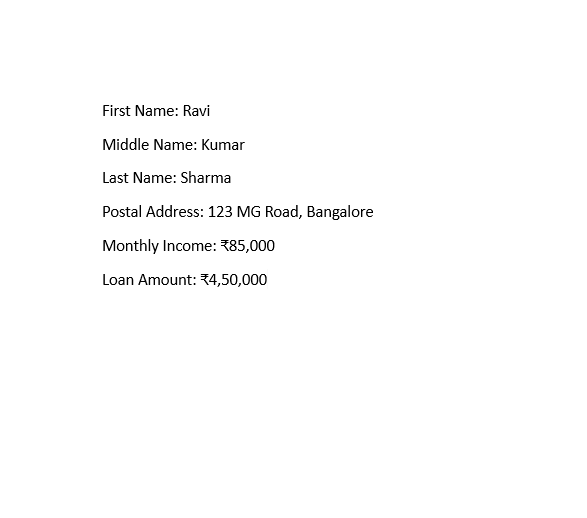
#> input picture sample_documents/Sample1.png, 587 x 518 px
$ python -i preprocessing.py   (imports and definitions only)
#> lines starting #> are read from the running program, lines starting #| are printed output that depends on the picture; after the words box and inside, x2 and y2 are one past the last pixel; in counts of white or black regions, pixels touching at a corner belong together

import cv2

def preprocess_image(image_path):
#> called with image_path = '../sample_documents/Sample1.png'
    image = cv2.imread(image_path)
#> image is the input picture: shape (518, 587, 3); min 0, max 255, mean 252.4
    gray = cv2.cvtColor(image, cv2.COLOR_BGR2GRAY)
    denoised = cv2.fastNlMeansDenoising(gray, h=30)
    thresh = cv2.adaptiveThreshold(denoised, 255,
                                   cv2.ADAPTIVE_THRESH_GAUSSIAN_C,
                                   cv2.THRESH_BINARY, 11, 2)
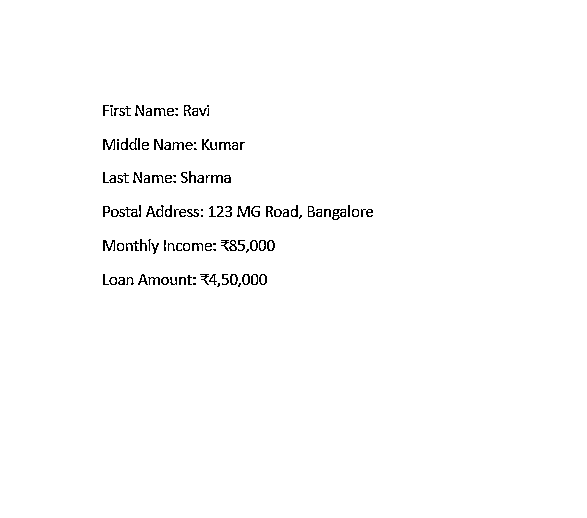
#> thresh: shape (518, 587); 98.8% white; black in thin lines or dots, all inside (x1, y1, x2, y2) = (103, 105, 373, 287)
    return thresh

>>> result = preprocess_image('../sample_documents/Sample1.png')

$ run again, on sample_documents/Sample2.png
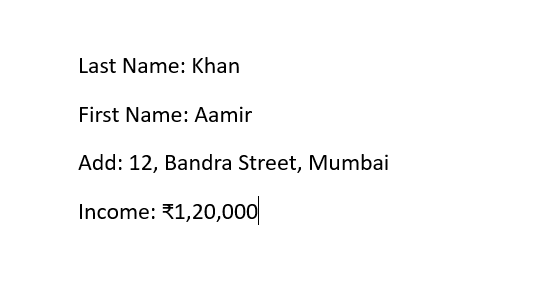
#> input picture sample_documents/Sample2.png, 553 x 289 px
#> in preprocess_image, image is the input picture: shape (289, 553, 3); min 0, max 255, mean 249.4
#> in preprocess_image, `thresh = cv2.adaptiveThreshold(denoised, 255, cv2.ADAPTIVE_THRESH_GAUS..`:
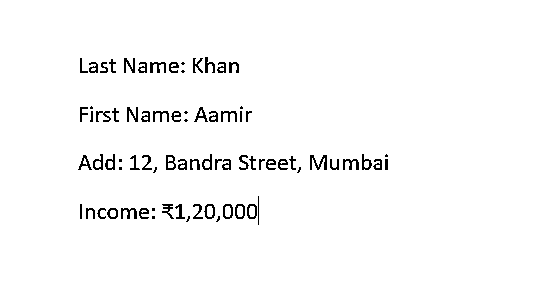
#> thresh: shape (289, 553); 97.5% white; black in thin lines or dots, all inside (x1, y1, x2, y2) = (78, 57, 388, 225)

$ run again, on sample_documents/Sample3.png
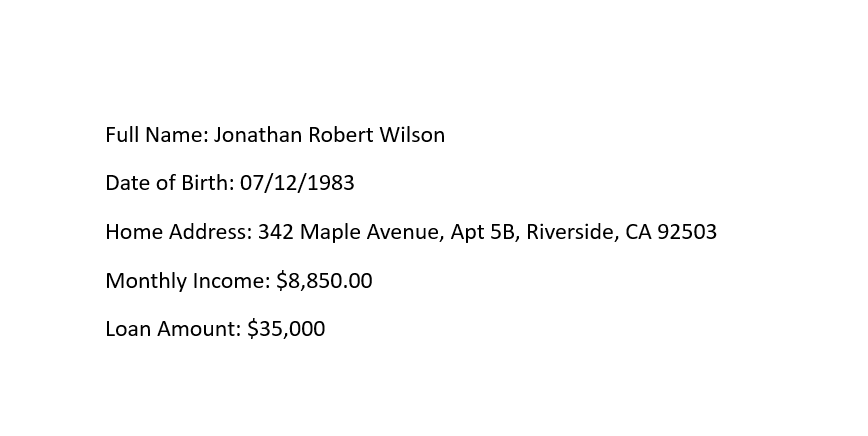
#> input picture sample_documents/Sample3.png, 868 x 436 px
#> in preprocess_image, image is the input picture: shape (436, 868, 3); min 0, max 255, mean 250.1
#> in preprocess_image, `thresh = cv2.adaptiveThreshold(denoised, 255, cv2.ADAPTIVE_THRESH_GAUS..`:
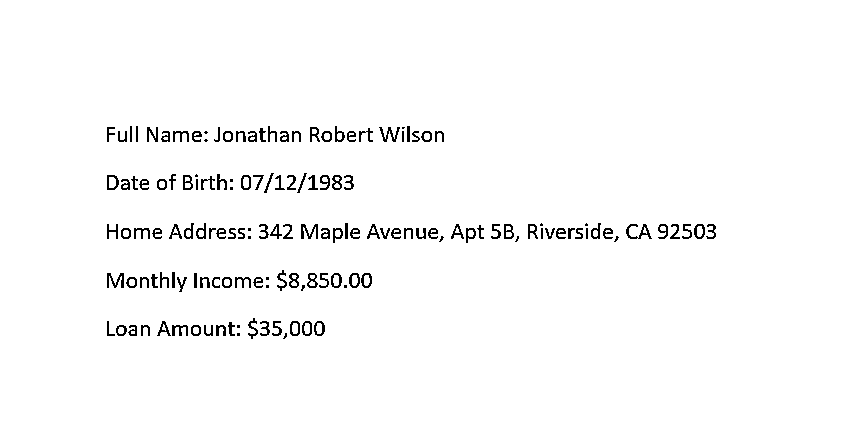
#> thresh: shape (436, 868); 97.8% white; black in thin lines or dots, all inside (x1, y1, x2, y2) = (107, 126, 716, 339)

$ run again, on sample_documents/Sample4.png
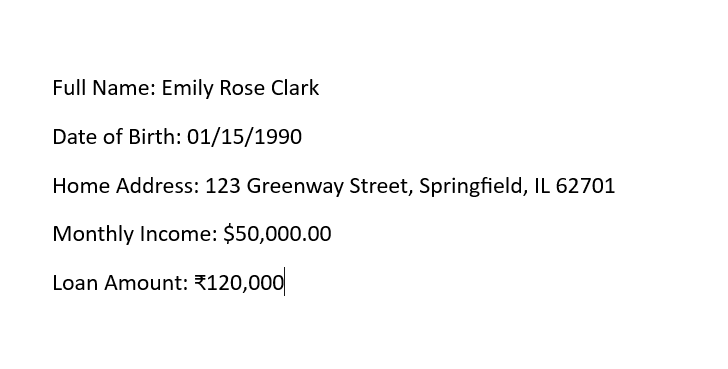
#> input picture sample_documents/Sample4.png, 728 x 369 px
#> in preprocess_image, image is the input picture: shape (369, 728, 3); min 0, max 255, mean 248.5
#> in preprocess_image, `thresh = cv2.adaptiveThreshold(denoised, 255, cv2.ADAPTIVE_THRESH_GAUS..`:
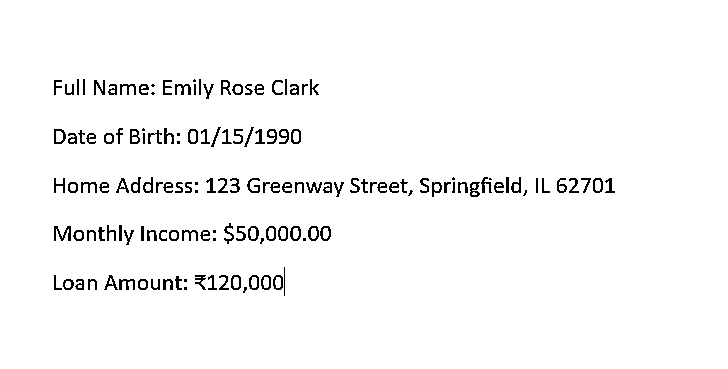
#> thresh: shape (369, 728); 97% white; black in thin lines or dots, all inside (x1, y1, x2, y2) = (54, 79, 615, 296)
